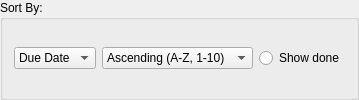
         <widget class="QGroupBox" name="sortBy">
          <property name="title">
           <string>Sort By:</string>
          </property>
          <layout class="QHBoxLayout" name="horizontalLayout_3">
           <item>
            <widget class="QComboBox" name="sortDue">
             <property name="cursor">
              <cursorShape>OpenHandCursor</cursorShape>
             </property>
             <item>
              <property name="text">
               <string>Due Date</string>
              </property>
             </item>
             <item>
              <property name="text">
               <string>Class</string>
              </property>
             </item>
             <item>
              <property name="text">
               <string>Difficulty</string>
              </property>
             </item>
            </widget>
           </item>
           <item>
            <widget class="QComboBox" name="sortAcend">
             <property name="cursor">
              <cursorShape>OpenHandCursor</cursorShape>
             </property>
             <item>
              <property name="text">
               <string>Ascending (A-Z, 1-10)</string>
              </property>
             </item>
             <item>
              <property name="text">
               <string>Decending (Z-A, 10-1)</string>
              </property>
             </item>
            </widget>
           </item>
           <item>
            <widget class="QRadioButton" name="sortShowDone">
             <property name="maximumSize">
              <size>
               <width>100</width>
               <height>16777215</height>
              </size>
             </property>
             <property name="cursor">
              <cursorShape>OpenHandCursor</cursorShape>
             </property>
             <property name="text">
              <string>Show done</string>
             </property>
            </widget>
           </item>
          </layout>
         </widget>
